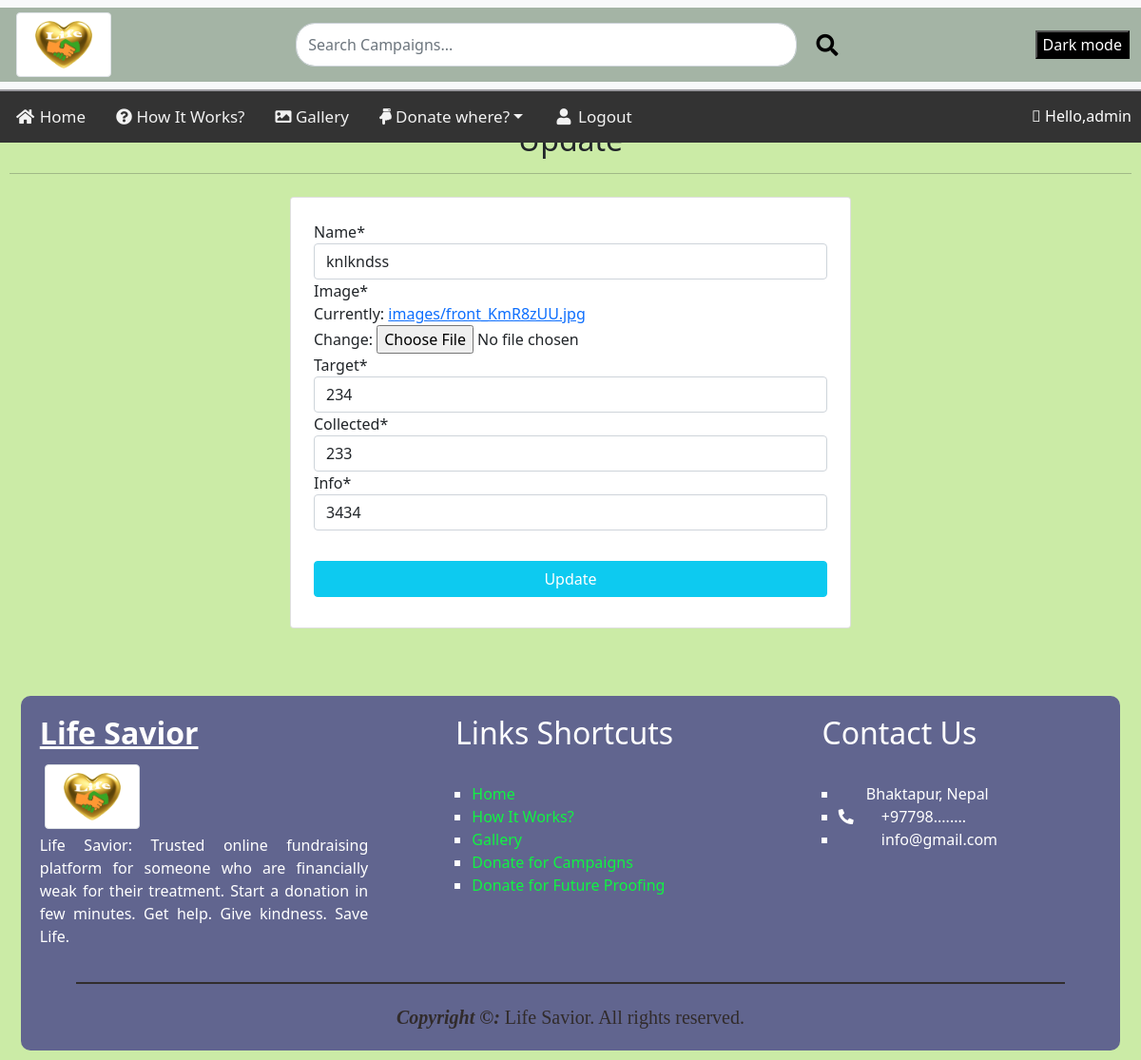
/othercampaign/update/24 (signed in), run on the app's committed database.
### app/models.py (models this page shows, shortened)
class OtherCampaign(models.Model):
    manager = models.ForeignKey(User, on_delete=models.CASCADE, default=None)
    Name = models.CharField(max_length=30)
    Image = models.ImageField(upload_to='images/')
    Target = models.IntegerField()
    Collected = models.IntegerField()
    Info = models.CharField(max_length=300)
    Date_added = models.DateField(auto_now_add=True)
    class Meta:
        ordering = ['-id']

### app/views.py (the view, shortened to what this page needs)
# urls.py: path('othercampaign/update/<int:pk>', views.CampaignUpdateView.as_view(), name="update"),
class CampaignUpdateView(UpdateView):
    model = OtherCampaign
    template_name = 'update.html'
    fields = ['Name', 'Image', 'Target', 'Collected', 'Info']
    def get_queryset(self):
        updates = super().get_queryset()
        return updates.filter(manager = self.request.user)

### templates/update.html (shortened to what this page needs)
{% extends 'navigation.html' %}
{% load crispy_forms_tags %}
{% load static %}
{% block content %}
    <h2 class="heading font-weight-light text-center">Update {{camp_detail}}</h2>
    <hr>
    <div class="container w-50 card p-4 mt-4 user-form">
        <form action="" method="POST" enctype="multipart/form-data">
            {{form|crispy}}
            <br>
            <input type="submit" value="Update" class="w-100 text-white text-center my-2 btn btn-info">
        </form>
    </div>
{% endblock content %}

### templates/navigation.html (shortened to what this page needs)
<!DOCTYPE html>
{% load static %}
<html lang="en">
<head>
    <link rel="stylesheet" type="text/CSS" href="{% static './CSS/style.css' %}">
    <link rel="stylesheet" href="https://pro.fontawesome.com/releases/v5.10.0/css/all.css"
 />
    <link href="https://cdn.jsdelivr.net/npm/bootstrap@5.1.3/dist/css/bootstrap.min.css" rel="stylesheet"
>
</head>
<body>
    <header>
        <div class="fixed-top ft">
            <nav class="navbar navbar-light bg-light">
                <div class="container-fluid">
                    <img src="{% static './Images/Heart.png' %}" class="img-thumbnail" alt="logo" height="100px"
                        width="100px">
                    <form class="d-flex" action="{% url 'search' %}" method="GET">
                        <input class="form-control me-2" type="search" placeholder="Search Campaigns..."
                            aria-label="Search" name="search_term" value="{{search_term}}">
                        <button class="btn btn-outline-success search-btn" type="submit"><i class="fas fa-search"></i></button>
                    </form>
                    <button onclick="myFunction()" class="dark-md">Dark mode</button>
                </div>
            </nav>
            <div class="topnav" id="myTopnav">
                <a class="nav-link {% if nav_bar == 'home' %} active {% endif %}" aria-current="page" href="{% url 'home' %}"><i
                        class="fa fa-fw fa-home"></i>&nbsp;Home</a>
                <a class="nav-link {% if nav_bar == 'howitworks' %} active {% endif %}" href="{% url 'howitworks' %}"><i class="fas fa-question-circle"></i>&nbsp;How It Works?</a>
                <a class="nav-link {% if nav_bar == 'gallery' %} active {% endif %}" href="{% url 'gallery' %}"><i class="fas fa-image"></i>&nbsp;Gallery</a>
                <a class="nav-link dropdown-toggle" id="navbarDarkDropdownMenuLink" role="button"
                    data-bs-toggle="dropdown" aria-expanded="false">
                    <i class="fas fa-hand-point-down"></i>&nbsp;Donate where?</a>
                {% if request.user.is_authenticated %}
                <a class="nav-link {% if nav_bar == 'login' %} active {% endif %}" href="{% url 'logout' %}"><i class="fa fa-fw fa-user"></i>&nbsp;Logout</a>
                {% else %}
                <a class="nav-link {% if nav_bar == 'logout' %} active {% endif %}" href="{% url 'login' %}"><i class="fa fa-fw fa-user"></i>&nbsp;Log In</a>
                {% endif %}
                <p class="hello-user"><i class="fal fa-hand-paper"></i>&nbsp;Hello,{{request.user}}</p>
            </div>
        </div>
    </header>
    {% block content %}
    {% endblock content %}
    <footer class="container-footer">
        <div class="row-footer">
            <div class="column-footer">
                <h2><b><u>Life Savior</u></b></h2>
                <img src="{% static './Images/Heart.png' %}" class="img-thumbnail" alt="logo" height="100px"
                    width="100px">
                <br>
                <p>Life Savior: Trusted online fundraising platform for someone who are financially weak for their
                    treatment. Start a donation in few minutes. Get help. Give kindness. Save Life.</p>
            </div>
            <div class="column-footer">
                <h2 style="padding-left: 15%;">Links Shortcuts</h2>
                <br>
                <ul class="footer-ul">
                    <li>
                        <a class="footer-link" href="{% url 'home' %}">Home</a>
                    </li>
                    <li>
                        <a class="footer-link" href="#">How It Works?</a>
                    </li>
                    <li>
                        <a class="footer-link" href="{% url 'gallery' %}">Gallery</a>
                    </li>
                    <li>
                        <a class="footer-link" href="{% url 'campaign' %}">Donate for Campaigns</a>
                    </li>
                    <li>
                        <a class="footer-link" href="#">Donate for Future Proofing</a>
                    </li>
                </ul>
            </div>
            <div class="column-footer">
                <h2 style="padding-left: 15%;">Contact Us</h2>
                <br>
                <ul class="footer-ul">
                    <li>
                        <div style="color: white;">&nbsp;&nbsp;&nbsp;&nbsp;&nbsp;&nbsp;
                            Bhaktapur, Nepal</div>
                    </li>
                    <li>
                        <div style="color: white;"><i class="fas fa-phone-alt"></i>&nbsp;&nbsp;&nbsp;&nbsp;&nbsp;&nbsp;
                            +97798........</div>
                    </li>
                    <li>
                        <div style="color: white;"><i
                                class="far fa-envelope-square"></i>&nbsp;&nbsp;&nbsp;&nbsp;&nbsp;&nbsp; info@gmail.com
                        </div>
                    </li>
                </ul>
            </div>
        </div>
        <div class="copyright"><b><i>Copyright &copy;:</i></b> Life Savior. All rights reserved.</div>
    </footer>
</body>
</html>

### static/CSS/style.css (style rules this page uses)
body { padding: 10px; }
Header { margin-bottom: 10%; }
.topnav { overflow: hidden; background-color: #333; }
.topnav a { float: left; display: block; color: #f2f2f2; text-align: center; padding: 14px 16px; text-decoration: none; font-size: 17px; }
.dark-md { background-color: black; color: white; }
.hello-user { margin: 0 10px; margin-top: 14px; float: right; color: white; }
.bg-light { border-bottom: rgb(154, 153, 158) 2px solid; width: auto; }
.container-fluid { background-color: rgb(164, 180, 165); width: 100%; }
.img-thumbnail { margin: 5px; position: relative; }
.d-flex { width: 50%; }
.d-flex .me-2 { border-radius: 20px; }
.search-btn { border: none !important; color: rgb(0, 0, 0) !important; font-size: 23px !important; margin-right: 1%; border-radius: 30px !important; }
.container-footer { width: auto; height: fit-content; margin-top: 6%; overflow: hidden; margin-left: 1%; margin-right: 1%; border-radius: 10px; background-color: rgb(97, 101, 143); }
.column-footer { float: left; width: 33.33%; height: 100%; padding: 20px; text-align: justify; color: white; }
.row-footer:after { content: ""; display: table; clear: both; }
.footer-ul { list-style: square; color: rgb(255, 255, 255); padding-left: 20%; }
.footer-link { text-decoration: none; color: rgb(17, 243, 66); }
.copyright { width: 90%; font-family: 'Times New Roman', Times, serif; font-size: 20px; text-align: center; margin-left: 5%; margin-bottom: 20px; padding-top: 20px; color: rgb(49, 43, 43); border-top: 2px solid rgb(49, 45, 45); }

### templates/update.html (style rules this page uses)
body { background-color: rgb(203, 235, 166); }

### data on the page
OtherCampaign: Name "knlkndss", Target "234", Collected "233", Info "3434"

### other printed values
{{ request.user }} "admin"
